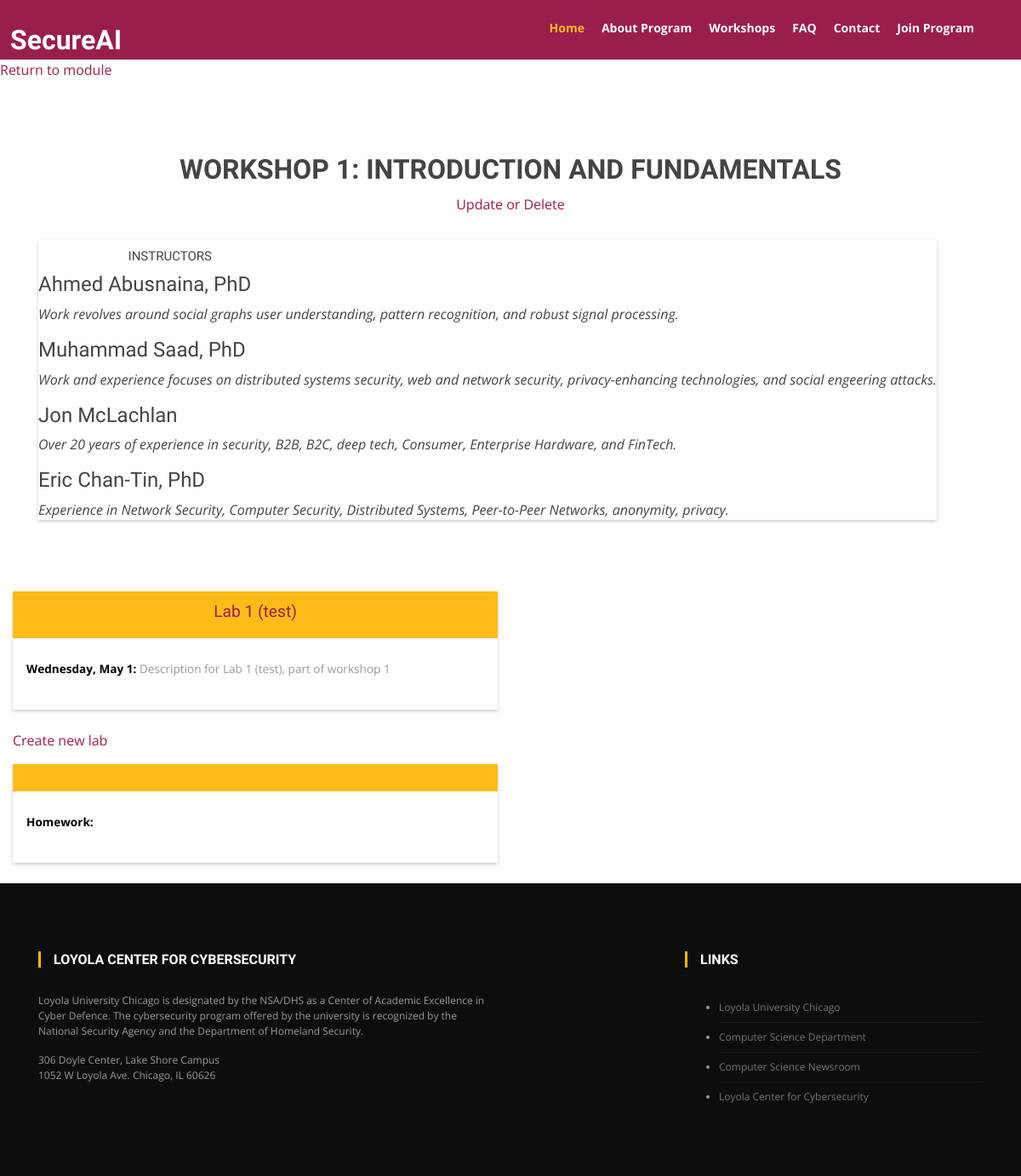
/workshop/1, run on the app's committed database.
### website/models.py (models this page shows, shortened)
class Workshop(models.Model):
    title = models.CharField(max_length=255, null=True, blank=True)
    description = models.TextField(null=True, blank=True)
    duration = models.IntegerField(null=True, blank=True)
    category = models.CharField(max_length=255, null=True, blank=True)
    is_published = models.BooleanField(null=True, blank=True)
    order = models.IntegerField(null=True, blank=True)
    date = models.DateField(null=True, blank=True)
    notes = models.TextField(null=True, blank=True)
    files = models.FileField(null=True, blank=True)
    this_lab = models.ForeignKey("Lab", on_delete=models.CASCADE, null=True, blank=True)
    this_instructors = models.ManyToManyField("Instructor", null=True, blank=True)
    this_module = models.ForeignKey(Module, on_delete=models.CASCADE, null=True, blank=True)

class Instructor(models.Model):
    name = models.CharField(max_length=255, null=True, blank=True)
    description = models.TextField(null=True, blank=True)
    affiliation = models.CharField(max_length=255, null=True, blank=True)
    image = models.ImageField(upload_to='website/static/img/instructor/', default='default.jpg')
    this_workshops = models.ManyToManyField("Workshop", null=True, blank=True)
    this_labs = models.ManyToManyField("Lab", null=True, blank=True)

class Lab(models.Model):
    title = models.CharField(max_length=255, null=True, blank=True)
    description = models.TextField(null=True, blank=True)
    this_module = models.ForeignKey(Module, on_delete=models.CASCADE, null=True, blank=True)
    order = models.IntegerField(null=True, blank=True)
    instructions = models.TextField(null=True, blank=True)
    materials = models.TextField(null=True, blank=True)
    due_date = models.DateField(null=True, blank=True)
    is_completed = models.BooleanField(null=True, blank=True)
    files = models.FileField(null=True, blank=True)
    this_workshop = models.ForeignKey("Workshop", on_delete=models.CASCADE, null=True, blank=True)
    this_instructors = models.ManyToManyField("Instructor", null=True, blank=True)
    this_assignment = models.ManyToManyField("Assignment", null=True, blank=True)
    def __str__(self):
        return f"{self.title}"

### website/views.py (the view)
# urls.py: path('workshop/<int:order>', views.workshop_detail_view, name='program_detail_view'),
def workshop_detail_view(request, order):
    workshop = Workshop.objects.get(order = order)
    lab = workshop.this_lab
    context = {
        'workshop': workshop,
        'lab': lab
    }
    return render(request, "workshopdetail.html", context)

### website/templates/workshopdetail.html (shortened to what this page needs)
<!DOCTYPE html>
<html lang="en">
<head>
</head>
<body>
        <link href="/static/assets/vendor/bootstrap/css/bootstrap.min.css" rel="stylesheet">
        <link href="/static/assets/vendor/icofont/icofont.min.css" rel="stylesheet">
        <link href="/static/assets/vendor/boxicons/css/boxicons.min.css" rel="stylesheet">
        <link href="/static/assets/vendor/animate.css/animate.min.css" rel="stylesheet">
        <link href="/static/assets/vendor/venobox/venobox.css" rel="stylesheet">
        <link href="/static/assets/vendor/aos/aos.css" rel="stylesheet">
        <link href="/static/assets/css/style.css" rel="stylesheet">
<body>
    <header id="header">
        <h4 style="position: absolute; color:white; top:2%; font-size: 2em; left: 1% "><b>SecureAI</b></h4>
        <div class="container">
            <nav class="nav-menu float-right d-none d-lg-block">
                <ul>
                    <li class="active">
                        <a href="#header">Home</a>
                    </li>
                    <li>
                        <a href="#about">About Program</a>
                    </li>
                    <li>
                        <a href="#workshops">Workshops</a>
                    </li>
                    <li>
                        <a href="#FAQ">FAQ</a>
                    </li>
                    <li>
                        <a href="#contact">Contact</a>
                    </li>
                    <li>
                        <a href="https://forms.office.com/r/DFYHU5EgTM" target="_blank">Join Program</a>
                    </li>
                </ul>
            </nav>
        </div>
    </header>
    <a href="http://127.0.0.1:8000/module/{{workshop.this_module.order}}">Return to module</a>
    <p>
    <section id="workshops" class="portfolio">
        <div class="container" data-aos="fade-up" data-aos-delay="100">
            <div class="section-title">
                <h3 class="into-sub-title">{{ workshop.title }}</h3>
                <a href="http://127.0.0.1:8000/workshop/{{workshop.order}}/update_delete">Update or Delete</a>
            </div>
            </div>
            <div class="container">
                <div class="row no-gutters">
                  <div class="portfolio_card">
                    <div class="portrait">
                        <h3 class="into-instructors"><b>Instructors</b></h3>
                        {% for instructor in workshop.this_instructors.all %}
                      <h4 class="title">{{instructor.name}}</h4>
                      <p class="description">
                        <i>{{instructor.description}}</i>
                        {% endfor %}
                      </p>
                    </div>
                  </div>
                </div>
            </div>
        </section>
                <div class="col-lg-6" data-aos="fade-up">
                    <div class="portfolio_card">
                        <div class="card-title">
                            <a href="http://127.0.0.1:8000/lab/{{ lab.order }}">
                            <h4>{{ lab.title }}</h4>
                            </a>
                        </div>
                        <div class="card-body">
                            <p>
                                <b style="color: #000000; font-weight: bold;">Wednesday, May 1:</b> {{ lab.description }}
                                <br>
                                <br>
                            </p>
                        </div>
                    </div>
                    <p><a href="http://127.0.0.1:8000/lab/create">Create new lab</a></p>
                </div>
                <div class="col-lg-6" data-aos="fade-up" data-aos-delay="100">
                    <div class="portfolio_card mb-4 box-shadow">
                        <div class="card-title">
                        </div>
                        <div class="card-body">
                            <p>
                                <b style="color: #000000; font-weight: bold;">Homework:</b> {{ assignment.description }}
                                <br>
                                <br>
                            </p>
                        </div>
                    </div>
                </div>
    <footer id="footer" class="footer bg-overlay">
        <div class="footer-main">
            <div class="container">
                <div class="row justify-content-between">
                    <div class="col-lg-6 col-md-6 footer-widget footer-about">
                        <h3 class="widget-title">Loyola Center for Cybersecurity</h3>
                        <p>Loyola University Chicago is designated by the NSA/DHS as a Center of Academic Excellence in Cyber Defence.
                           The cybersecurity program offered by the university is recognized by the National Security Agency and the Department of Homeland Security.</p>
                        <ul style="list-style-type:none;padding-left:0">
                            <li>306
                                Doyle Center, Lake Shore Campus</li>
                            <li>1052 W Loyola Ave. Chicago, IL 60626</li>
                        </ul>
                    </div>
                    <div class="col-lg-4 col-md-6 mt-5 mt-lg-0 footer-widget">
                        <h3 class="widget-title">Links</h3>
                        <ul class="list-arrow">
                            <li>
                                <a href="https://www.luc.edu/" target="_blank">Loyola University Chicago</a>
                            </li>
                            <li>
                                <a href="https://www.luc.edu/cs/index.shtml" target="_blank">Computer Science Department</a>
                            </li>
                            <li>
                                <a href="https://newsroom.cs.luc.edu/" target="_blank">Computer Science Newsroom</a>
                            </li>
                            <li>
                                <a href="https://www.luc.edu/cs/loyolacenterforcybersecurity/" target="_blank">Loyola Center
                                                                                                               for
                                                                                                               Cybersecurity</a>
                            </li>
                        </ul>
                    </div>
                </div>
            </div>
        </div>
    </footer>
</body>
</html>

### website/static/assets/css/style.css (style rules this page uses)
body { font-family: "Open Sans", sans-serif; color: #444; }
a { color: #991E4E; }
h1, h2, h3, h4, h5, h6, .font-primary { font-family: "Raleway", sans-serif; }
#header { height: 70px; transition: all 0.5s; transition: all 0.5s; padding: 10px 0; background: #991E4E; z-index: 997; }
.nav-menu, .nav-menu * { margin: 0; padding: 0; list-style: none; }
.nav-menu > ul > li { position: relative; white-space: nowrap; float: left; }
.nav-menu a { display: block; position: relative; color: #fff; padding: 12px 10px; transition: 0.3s; font-size: 14px; font-weight: 700; font-family: "Open Sans", sans-serif; }
.nav-menu a:hover, .nav-menu .active > a, .nav-menu li:hover > a { color: #ffbc19; text-decoration: none; }
.mobile-nav { position: fixed; top: 0; bottom: 0; z-index: 9999; overflow-y: auto; left: -260px; width: 260px; padding-top: 18px; background: #991E4E; transition: 0.4s; }
.mobile-nav * { margin: 0; padding: 0; list-style: none; }
.mobile-nav a { display: block; position: relative; color: #e3f0fc; padding: 10px 20px; font-weight: 500; }
.mobile-nav a:hover, .mobile-nav .active > a, .mobile-nav li:hover > a { color: #ffbc19; text-decoration: none; }
section { padding: 60px 0; }
.section-title { text-align: center; padding-bottom: 30px; }
.portfolio_card { margin-bottom: 1.5rem; overflow: hidden; text-overflow: ellipsis; background: #fff; box-shadow: 0 2px 4px 0 rgba(0,0,0,0.2); transition: all 0.2s ease-out; }
.portfolio_card .card-body { padding: 0.75rem 1rem 0.75rem; }
.portfolio_card .card-body p { color: #999999; font-size: 0.85rem; line-height: 24px; }
.portfolio_card .card-title { padding: 0.75rem 1rem 0.75rem; text-align:center; background-color: #ffbc19; }
.portfolio_card .card-title h4 { font-size: 1.2rem; color: #991E4E; }
.portfolio_card p:last-child { margin-bottom: 0; }
.footer { background-color: #0d0d0d; color: #999; font-size: 12px; }
.footer-main { padding: 80px 0 60px; }
.footer .widget-title { font-size: 16px; font-weight: 700; position: relative; margin: 0 0 30px; padding-left: 15px; text-transform: uppercase; color: #fff; border-left: 3px solid #ffb600; }
.footer-widget ul.list-arrow li { border-bottom: 1px solid rgba(255, 255, 255, 0.07); padding: 8px 0; }
.footer-widget ul.list-arrow li:last-child { border-bottom: 0; }
.footer-widget ul.list-arrow li a, .footer-widget ul.list-arrow li:before { color: #747474; }
.into-sub-title { font-weight: 900; text-transform: uppercase; font-size: 32px; line-height: normal; margin: 10px 0; }
.into-instructors { font-weight: 100; text-transform: uppercase; font-size: 15px; line-height: normal; margin: 10px 0; padding-left: 10%; }

### data on the page
Workshop: title "WORKSHOP 1: INTRODUCTION AND FUNDAMENTALS"
Instructor: name "Ahmed Abusnaina, PhD", description "Work revolves around social graphs user understanding, pattern recognition, and robust signal processing."
Instructor: name "Muhammad Saad, PhD", description "Work and experience focuses on distributed systems security, web and network security, privacy-enhancing technologies, and social engeering attacks."
Instructor: name "Jon McLachlan", description "Over 20 years of experience in security, B2B, B2C, deep tech, Consumer, Enterprise Hardware, and FinTech."
Instructor: name "Eric Chan-Tin, PhD", description "Experience in Network Security, Computer Security, Distributed Systems, Peer-to-Peer Networks, anonymity, privacy."
Lab: title "Lab 1 (test)", description "Description for Lab 1 (test), part of workshop 1"
